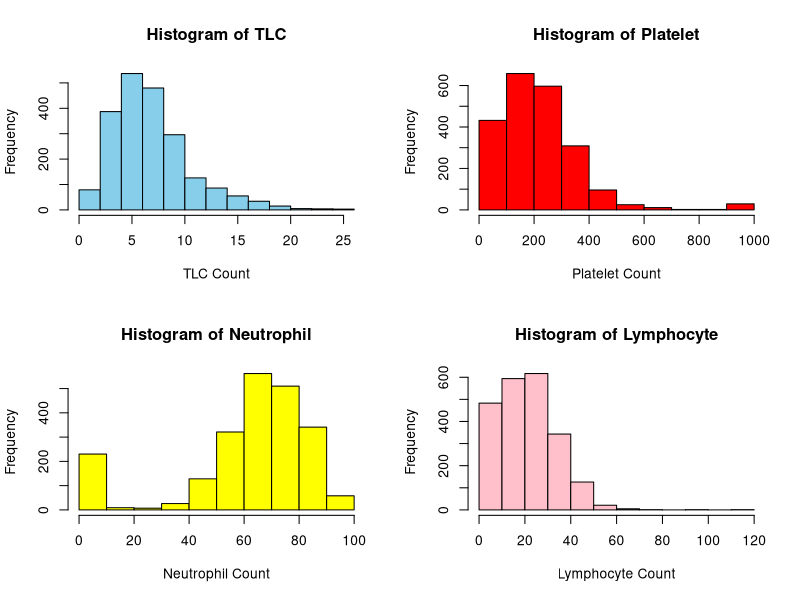
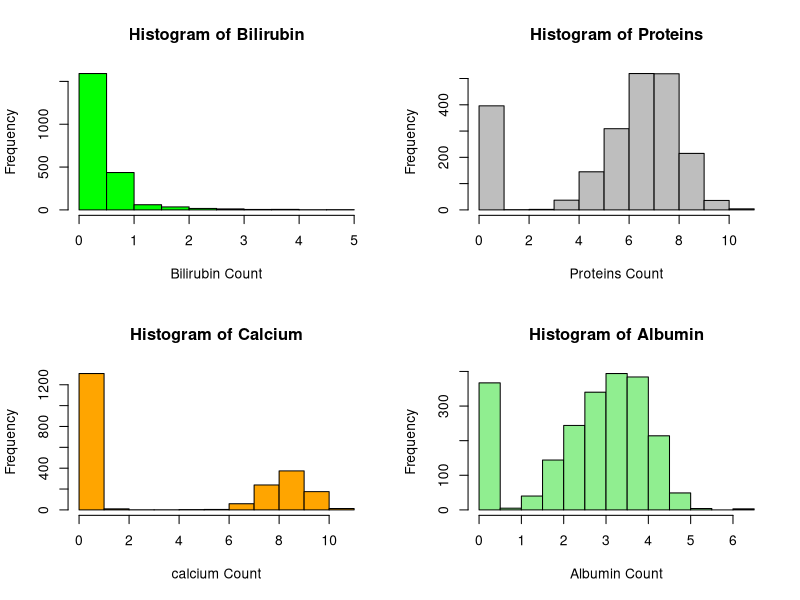
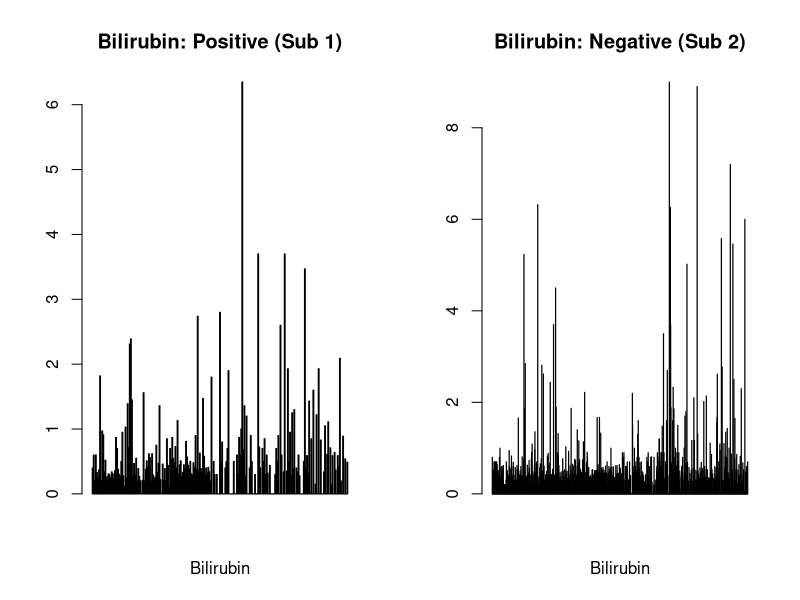

Write the R code that produced these figures, in order.
#1.read the data frame called df
df=read.csv("SLE_clinical_data.csv",header=TRUE)
View(df)


#2. how many columns and how many patients are there?
print(dim(df)[2]) #how many columns
print(dim(df)[1]) # how many patients
colnames(df)
#3. data summary of following columns :
#TLC, Platelet, Neutrophils, Lymphocyte, creatinine,
#ALT, Bilirubin, Proteins, ALP, Calcium, Albumin


summary(df[,c("TLC","Platelet","Neutrophils","Lymphocyte","Creatinine","ALT","Bilirubin","Proteins","ALP","Calcium","Albumin")])

#4. Divide the screen into 4 and plot the histograms of : TLC, Platelet, Neutrophil, Lymphocyte

par(mfrow = c(2,2))

TLC=subset(df$TLC,df$TLC<30)
Platelet=subset(df$Platelet,df$Platelet<1000)

hist(TLC, main="Histogram of TLC",xlab="TLC Count", col="skyblue")
hist(Platelet, main="Histogram of Platelet",xlab="Platelet Count", col="red")
hist(df$Neutrophil,main="Histogram of Neutrophil",xlab="Neutrophil Count", col="yellow")
hist(df$Lymphocyte, main="Histogram of Lymphocyte",xlab="Lymphocyte Count", col="pink")

#5. Divide the screen into 4 and plot the histograms of : Bilirubin, Proteins, Calcium and Albumin
x11()
par(mfrow = c(2,2))

Bilirubin=subset(df$Bilirubin,df$Bilirubin<5)
Proteins=subset(df$Proteins,df$Proteins<11)
calcium=subset(df$Calcium,df$Calcium<11)
Albumin=subset(df$Albumin,df$Albumin<7)

hist(Bilirubin, main="Histogram of Bilirubin",xlab="Bilirubin Count", col="green")
hist(Proteins, main="Histogram of Proteins",xlab="Proteins Count", col="grey")
hist(calcium,main="Histogram of Calcium",xlab="calcium Count", col="orange")
hist(Albumin, main="Histogram of Albumin",xlab="Albumin Count", col="lightgreen")


#6. Divide the data into two subsets: subset 1 with Lupus_anticoagulant_binary=1,subset 2 with Lupus_anticoagulant_binary = 0


# Subset 1: Patients positive for Lupus Anticoagulant (1)
subset_positive = subset(df, Lupus_anticoagulant_binary == 1)

# Subset 2: Patients negative for Lupus Anticoagulant (0)
subset_negative = subset(df, Lupus_anticoagulant_binary == 0)


# Summary for Lupus Anticoagulant Positive (Subset 1)
print("--- Neutrophils Summary: Positive (Subset 1) ---")
summary(subset_positive$Neutrophils)

# Summary for Lupus Anticoagulant Negative (Subset 2)
print("--- Neutrophils Summary: Negative (Subset 2) ---")
summary(subset_negative$Neutrophils)

# 1. Clean the subsets to remove extreme bilirubin values
bili_pos_clean = subset_positive$Bilirubin[subset_positive$Bilirubin < 10]
bili_neg_clean = subset_negative$Bilirubin[subset_negative$Bilirubin < 10]

x11()
# 2. Divide screen into 2 columns (1 row, 2 columns)
par(mfrow = c(1, 2))

# 3. Plot both histograms
barplot(bili_pos_clean, main = "Bilirubin: Positive (Sub 1)", xlab = "Bilirubin", col = "salmon", breaks = 15)
barplot(bili_neg_clean, main = "Bilirubin: Negative (Sub 2)", xlab = "Bilirubin", col = "lightblue", breaks = 15)
